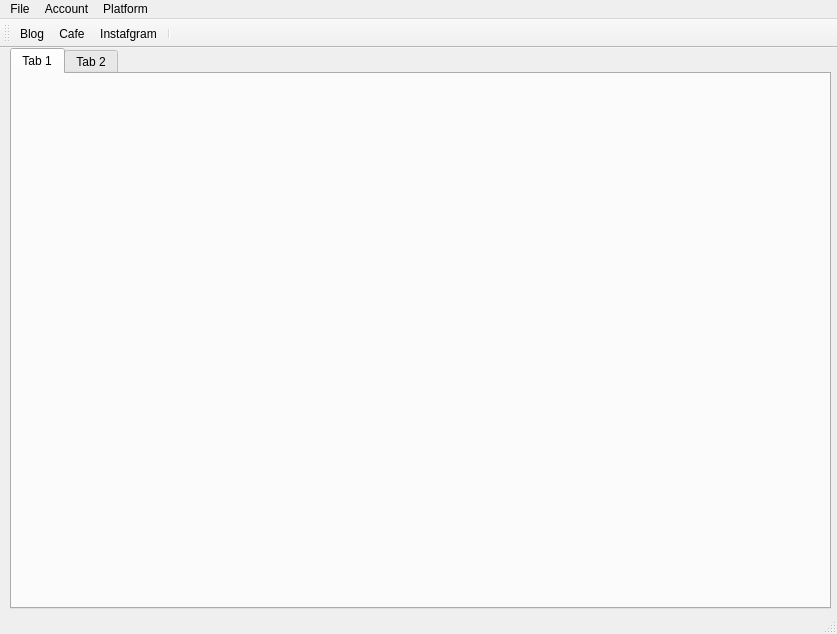
<?xml version="1.0" encoding="UTF-8"?>
<ui version="4.0">
 <class>MainWindow</class>
 <widget class="QMainWindow" name="MainWindow">
  <property name="geometry">
   <rect>
    <x>0</x>
    <y>0</y>
    <width>837</width>
    <height>634</height>
   </rect>
  </property>
  <property name="maximumSize">
   <size>
    <width>837</width>
    <height>643</height>
   </size>
  </property>
  <property name="windowTitle">
   <string>MainWindow</string>
  </property>
  <widget class="QWidget" name="centralwidget">
   <widget class="QWidget" name="verticalLayoutWidget">
    <property name="geometry">
     <rect>
      <x>10</x>
      <y>0</y>
      <width>821</width>
      <height>561</height>
     </rect>
    </property>
    <layout class="QVBoxLayout" name="verticalLayout">
     <item>
      <widget class="QTabWidget" name="tabWidget">
       <property name="currentIndex">
        <number>0</number>
       </property>
       <widget class="QWidget" name="tab">
        <attribute name="title">
         <string>Tab 1</string>
        </attribute>
       </widget>
       <widget class="QWidget" name="tab_2">
        <attribute name="title">
         <string>Tab 2</string>
        </attribute>
       </widget>
      </widget>
     </item>
    </layout>
   </widget>
  </widget>
  <widget class="QMenuBar" name="menubar">
   <property name="geometry">
    <rect>
     <x>0</x>
     <y>0</y>
     <width>837</width>
     <height>22</height>
    </rect>
   </property>
   <widget class="QMenu" name="menuFile">
    <property name="title">
     <string>File</string>
    </property>
    <addaction name="actionLogout"/>
    <addaction name="actionBackup"/>
   </widget>
   <widget class="QMenu" name="menuAccount">
    <property name="title">
     <string>Account</string>
    </property>
   </widget>
   <widget class="QMenu" name="menuPlatform">
    <property name="title">
     <string>Platform</string>
    </property>
    <widget class="QMenu" name="menuNaver">
     <property name="title">
      <string>Naver</string>
     </property>
     <addaction name="actionBlog"/>
     <addaction name="actionCafe"/>
    </widget>
    <addaction name="menuNaver"/>
    <addaction name="actionInstafgram"/>
   </widget>
   <addaction name="menuFile"/>
   <addaction name="menuAccount"/>
   <addaction name="menuPlatform"/>
  </widget>
  <widget class="QStatusBar" name="statusbar"/>
  <widget class="QToolBar" name="toolBar">
   <property name="windowTitle">
    <string>toolBar</string>
   </property>
   <attribute name="toolBarArea">
    <enum>TopToolBarArea</enum>
   </attribute>
   <attribute name="toolBarBreak">
    <bool>false</bool>
   </attribute>
   <addaction name="actionBlog"/>
   <addaction name="actionCafe"/>
   <addaction name="actionInstafgram"/>
   <addaction name="separator"/>
  </widget>
  <action name="actionBackup">
   <property name="text">
    <string>Backup</string>
   </property>
  </action>
  <action name="actionLogout">
   <property name="text">
    <string>Logout</string>
   </property>
  </action>
  <action name="actionInstafgram">
   <property name="icon">
    <iconset>
     <normaloff>../../../../Users/Jena/.designer/backup/images/Instagram_logo.png</normaloff>../../../../Users/Jena/.designer/backup/images/Instagram_logo.png</iconset>
   </property>
   <property name="text">
    <string>Instafgram</string>
   </property>
  </action>
  <action name="actionCafe">
   <property name="icon">
    <iconset>
     <normaloff>../../../../Users/Jena/.designer/backup/images/naver_cafe_logo.png</normaloff>../../../../Users/Jena/.designer/backup/images/naver_cafe_logo.png</iconset>
   </property>
   <property name="text">
    <string>Cafe</string>
   </property>
  </action>
  <action name="actionBlog">
   <property name="icon">
    <iconset>
     <normaloff>../../../../Users/Jena/.designer/backup/images/naver_blog_logo.png</normaloff>../../../../Users/Jena/.designer/backup/images/naver_blog_logo.png</iconset>
   </property>
   <property name="text">
    <string>Blog</string>
   </property>
  </action>
 </widget>
 <tabstops>
  <tabstop>tabWidget</tabstop>
 </tabstops>
 <resources/>
 <connections/>
</ui>
